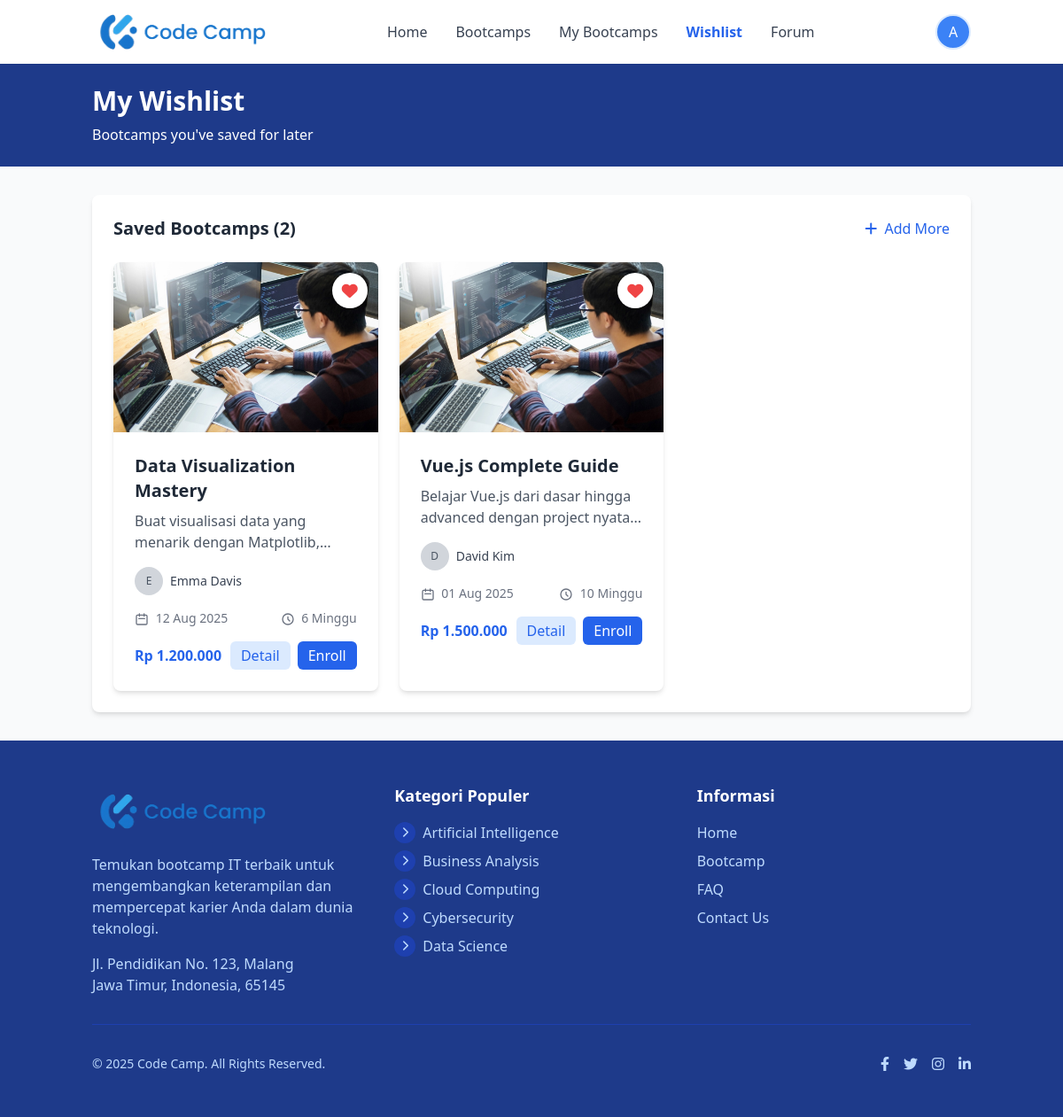
The page /index.php?action=wishlist (signed in) on the database its author committed.
### tables this page shows
CREATE TABLE IF NOT EXISTS wishlists (
    id INT AUTO_INCREMENT PRIMARY KEY,
    user_id INT NOT NULL,
    bootcamp_id INT NOT NULL,
    created_at DATETIME NOT NULL DEFAULT CURRENT_TIMESTAMP,  
    
     
    FOREIGN KEY (user_id) REFERENCES users(id) ON DELETE CASCADE ON UPDATE CASCADE,
    FOREIGN KEY (bootcamp_id) REFERENCES bootcamps(id) ON DELETE CASCADE ON UPDATE CASCADE,
    
     
    UNIQUE KEY unique_wishlist (user_id, bootcamp_id),  
    
     
    INDEX idx_wishlists_user (user_id),
    INDEX idx_wishlists_bootcamp (bootcamp_id)
);

CREATE TABLE IF NOT EXISTS bootcamps (
    id INT AUTO_INCREMENT PRIMARY KEY,
    title VARCHAR(255) NOT NULL,
    slug VARCHAR(255) NOT NULL UNIQUE,  
    description TEXT DEFAULT NULL,  
    category_id INT NOT NULL,
    instructor_name VARCHAR(100) NOT NULL,
    instructor_photo VARCHAR(255) DEFAULT NULL,  
    price DECIMAL(10, 2) NOT NULL DEFAULT 0.00,  
    discount_price DECIMAL(10, 2) DEFAULT NULL,  
    start_date DATE DEFAULT NULL,  
    duration VARCHAR(50) DEFAULT NULL,  
    image VARCHAR(255) DEFAULT NULL,  
    status ENUM('active', 'upcoming', 'closed', 'draft') DEFAULT 'draft',  
    featured TINYINT(1) DEFAULT 0,  
    max_participants INT DEFAULT NULL,  
    current_participants INT DEFAULT 0,  
    created_at DATETIME NOT NULL DEFAULT CURRENT_TIMESTAMP,  
    updated_at DATETIME DEFAULT CURRENT_TIMESTAMP ON UPDATE CURRENT_TIMESTAMP,  
    
     
    FOREIGN KEY (category_id) REFERENCES categories(id) ON DELETE RESTRICT ON UPDATE CASCADE,
    
     
    INDEX idx_bootcamps_slug (slug),
    INDEX idx_bootcamps_category (category_id),
    INDEX idx_bootcamps_status (status),
    INDEX idx_bootcamps_featured (featured),
    INDEX idx_bootcamps_start_date (start_date)
);

CREATE TABLE IF NOT EXISTS categories (
    id INT AUTO_INCREMENT PRIMARY KEY,
    name VARCHAR(100) NOT NULL UNIQUE,  
    slug VARCHAR(100) NOT NULL UNIQUE,  
    icon VARCHAR(255) DEFAULT NULL,  
    description TEXT DEFAULT NULL,  
    status ENUM('active', 'inactive') DEFAULT 'active',  
    sort_order INT DEFAULT 0,  
    created_at DATETIME NOT NULL DEFAULT CURRENT_TIMESTAMP,  
    updated_at DATETIME DEFAULT CURRENT_TIMESTAMP ON UPDATE CURRENT_TIMESTAMP,  
    
     
    INDEX idx_categories_slug (slug),
    INDEX idx_categories_status (status),
    INDEX idx_categories_sort (sort_order)
);

### views/wishlist/index.php (the view, shortened to what the rows shown need)
<?php
$wishlist_items = isset($wishlist_items) ? $wishlist_items : [];
include_once 'views/includes/header.php';
?>
<div class="bg-blue-900 text-white py-6">
    <div class="container mx-auto px-4">
        <h1 class="text-3xl font-bold">My Wishlist</h1>
    </div>
</div>
<div class="container mx-auto px-4 py-8">
    <?php if (empty($wishlist_items)): ?>
        <div class="bg-white rounded-lg shadow-md p-8 text-center">
            <div class="text-gray-500 mb-4">
                <i class="far fa-heart text-6xl"></i>
            </div>
            <h2 class="text-2xl font-bold text-gray-800 mb-2">Your wishlist is empty</h2>
            <p class="text-gray-600 mb-6">Save bootcamps for later by clicking the heart icon on bootcamp cards.</p>
            <a href="index.php?action=bootcamps" class="px-6 py-3 bg-blue-600 text-white font-medium rounded-md hover:bg-blue-700 transition-colors inline-block">
                Browse Bootcamps
            </a>
        </div>
    <?php else: ?>
        <div class="bg-white rounded-lg shadow-md p-6">
            <div class="flex justify-between items-center mb-6">
                <h2 class="text-xl font-bold text-gray-800">Saved Bootcamps (<?php echo count($wishlist_items); ?>)</h2>
            </div>
            <div class="grid grid-cols-1 md:grid-cols-2 lg:grid-cols-3 gap-6" id="wishlistContainer">
                <?php foreach ($wishlist_items as $item): ?>
                    <div class="bg-white rounded-lg overflow-hidden shadow-md hover:shadow-lg transition-shadow duration-300 relative" data-wishlist-id="<?php echo isset($item['id']) ? htmlspecialchars($item['id']) : htmlspecialchars($item['bootcamp_id']); ?>">
                        <button class="wishlist-button remove-wishlist-btn"
                            data-bootcamp-id="<?php echo isset($item['bootcamp_id']) ? htmlspecialchars($item['bootcamp_id']) : htmlspecialchars($item['id']); ?>"
                            title="Remove from wishlist">
                            <i class="fas fa-heart heart-icon"></i>
                        </button>
                        <img src="assets/images/ngoding.jpg"
                            alt="<?php echo htmlspecialchars($item['title']); ?>"
                            class="w-full h-48 object-cover"
                            onerror="this.src='assets/images/ngoding.jpg'">
                        <div class="p-6">
                            <h3 class="text-xl font-bold text-gray-800 mb-2">
                                <?php echo htmlspecialchars($item['title']); ?>
                            </h3>
                            <p class="text-gray-600 mb-4 line-clamp-2 h-12">
                                <?php echo htmlspecialchars(substr($item['description'], 0, 100)) . '...'; ?>
                            </p>
                            <div class="flex items-center mb-4">
                                <div class="w-8 h-8 rounded-full bg-gray-300 flex items-center justify-center mr-2">
                                    <span class="text-gray-600 text-xs font-medium">
                                        <?php echo strtoupper(substr($item['instructor_name'], 0, 1)); ?>
                                    </span>
                                </div>
                                <span class="text-sm text-gray-700">
                                    <?php echo htmlspecialchars($item['instructor_name']); ?>
                                </span>
                            </div>
                            <div class="flex justify-between text-sm text-gray-500 mb-4">
                                <div>
                                    <svg class="w-4 h-4 inline mr-1" fill="none" stroke="currentColor" viewBox="0 0 24 24" xmlns="http://www.w3.org/2000/svg">
                                        <path stroke-linecap="round" stroke-linejoin="round" stroke-width="2" d="M8 7V3m8 4V3m-9 8h10M5 21h14a2 2 0 002-2V7a2 2 0 00-2-2H5a2 2 0 00-2 2v12a2 2 0 002 2z"></path>
                                    </svg>
                                    <?php echo date('d M Y', strtotime($item['start_date'])); ?>
                                </div>
                                <div>
                                    <svg class="w-4 h-4 inline mr-1" fill="none" stroke="currentColor" viewBox="0 0 24 24" xmlns="http://www.w3.org/2000/svg">
                                        <path stroke-linecap="round" stroke-linejoin="round" stroke-width="2" d="M12 8v4l3 3m6-3a9 9 0 11-18 0 9 9 0 0118 0z"></path>
                                    </svg>
                                    <?php echo htmlspecialchars($item['duration']); ?>
                                </div>
                            </div>
                            <div class="flex items-center justify-between">
                                <div>
                                    <span class="text-blue-600 font-bold">
                                        Rp <?php echo number_format($item['price'], 0, ',', '.'); ?>
                                    </span>
                                </div>
                                <div class="flex space-x-2">
                                    <a href="index.php?action=bootcamp_detail&id=<?php echo isset($item['bootcamp_id']) ? htmlspecialchars($item['bootcamp_id']) : htmlspecialchars($item['id']); ?>"
                                        class="px-3 py-1 bg-blue-100 text-blue-600 rounded-md hover:bg-blue-200 transition-colors">
                                        Detail
                                    </a>
                                    <a href="index.php?action=checkout&id=<?php echo isset($item['bootcamp_id']) ? htmlspecialchars($item['bootcamp_id']) : htmlspecialchars($item['id']); ?>"
                                        class="px-3 py-1 bg-blue-600 text-white rounded-md hover:bg-blue-700 transition-colors">
                                        Enroll
                                    </a>
                                </div>
                            </div>
                        </div>
                    </div>
                <?php endforeach; ?>
            </div>
        </div>
    <?php endif; ?>
</div>
<?php
include_once 'views/includes/footer.php';
?>

### views/includes/footer.php (shortened to what the rows shown need)
<?php
if (!isset($categories)) {
    require_once (isset($base_url) ? $base_url : '') . 'config/database.php';
    require_once (isset($base_url) ? $base_url : '') . 'models/Category.php';
    $database = new Database();
    $db = $database->getConnection();
    $category = new Category($db);
    $categoryStmt = $category->readAll();
    $categories = $categoryStmt->fetchAll(PDO::FETCH_ASSOC);
}
?>
    <footer class="bg-blue-900 text-white">
        <div class="container mx-auto px-4 py-12">
            <div class="grid grid-cols-1 md:grid-cols-3 gap-8">
                <div>
                    <ul class="space-y-2">
                        <?php foreach (array_slice($categories, 0, 5) as $category): ?>
                            <li class="flex items-center">
                                <div class="w-6 h-6 mr-2 bg-blue-800 rounded-full flex items-center justify-center">
                                    <?php
                                    $icon_path = null;
                                    if ($icon_path): ?>
                                        <img src="<?php echo $icon_path; ?>" alt="<?php echo htmlspecialchars($category['name']); ?>" class="w-4 h-4 object-contain filter brightness-0 invert">
                                    <?php else: ?>
                                        <i class="fas fa-chevron-right text-blue-200 text-xs"></i>
                                    <?php endif; ?>
                                </div>
                                <a href="<?php echo isset($base_url) ? $base_url : ''; ?>index.php?action=bootcamp_category&id=<?php echo $category['id']; ?>" class="text-blue-200 hover:text-white transition-colors">
                                    <?php echo htmlspecialchars($category['name']); ?>
                                </a>
                            </li>
                        <?php endforeach; ?>
                    </ul>
                </div>
            </div>
        </div>
    </footer>
</body>
</html>

### rows shown on the page
wishlists: bootcamp.title "Data Visualization Mastery", bootcamp.description "Buat visualisasi data yang menarik dengan…", bootcamp.instructor_name "E", bootcamp.instructor_name "Emma Davis", bootcamp.start_date "12 Aug 2025", bootcamp.duration "6 Minggu", bootcamp.price "1.200.000"
wishlists: bootcamp.title "Vue.js Complete Guide", bootcamp.description "Belajar Vue.js dari dasar hingga advanced dengan project nyata", bootcamp.instructor_name "D", bootcamp.instructor_name "David Kim", bootcamp.start_date "01 Aug 2025", bootcamp.duration "10 Minggu", bootcamp.price "1.500.000"
categories: name "Artificial Intelligence"
categories: name "Business Analysis"
categories: name "Cloud Computing"
categories: name "Cybersecurity"
categories: name "Data Science"

### other values the page prints
substr($user_name, 0, 1) "A"
count($wishlist_items) "2"
